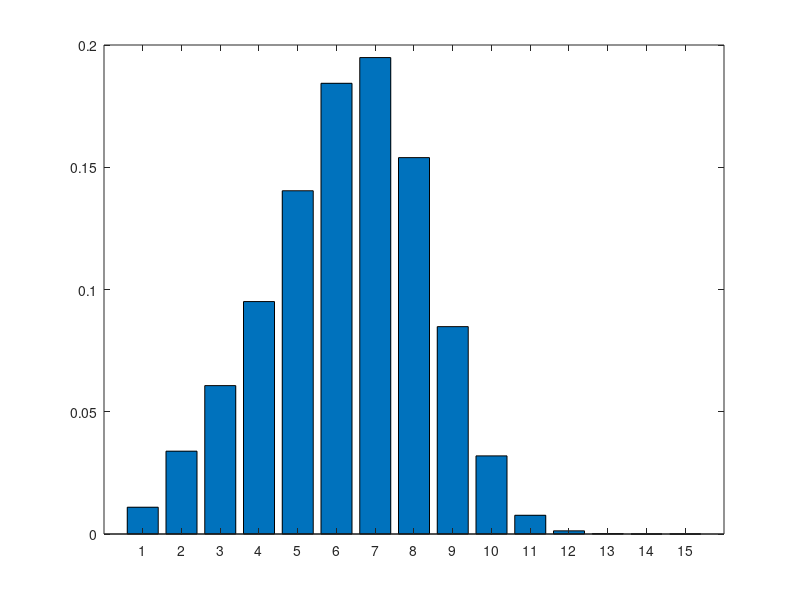
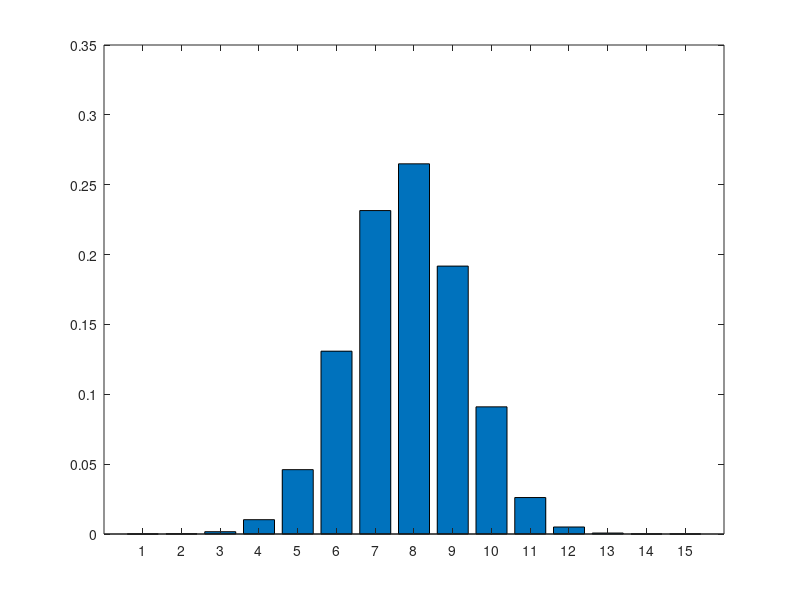
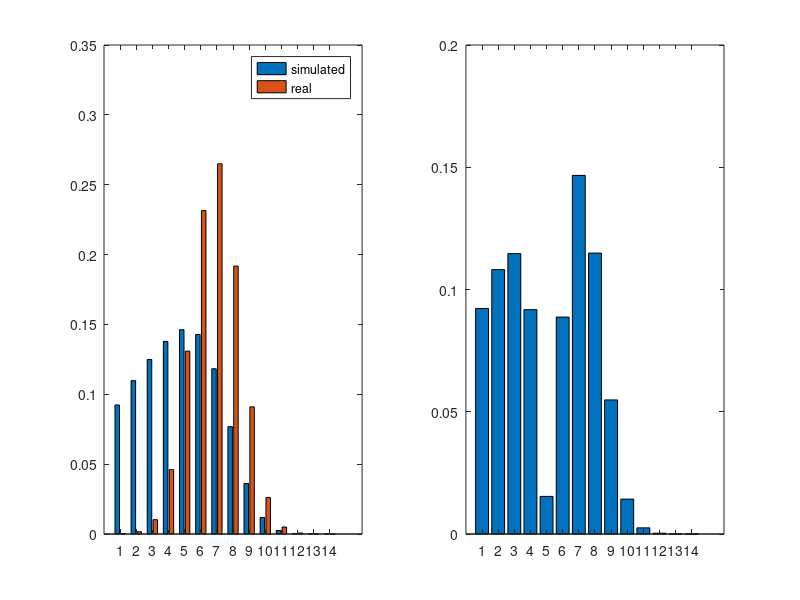
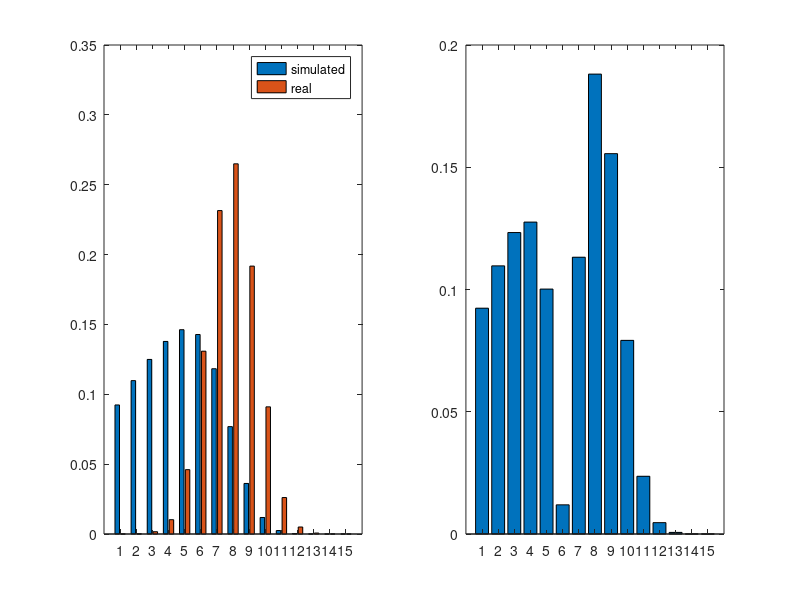

These charts were generated, in order, by the following MATLAB code:
close all;
clear all;
clc;

nbSpheres = 100000;
%R = rand(1,nbSpheres);
R = 25 + 5.*randn(1,nbSpheres);
%R = 200*ones(1,nbSpheres);
Rmax = max(R);
nbClass = 15;
pas = Rmax/nbClass;
rbin = 0:pas:Rmax;

%% (simulated) PDF of the disk radii

pdfDiskRadii = cell(1,nbSpheres);

for j = 1:nbSpheres
    % real pdf of the disk radii
    prob = zeros(1,nbClass);
    id = find(R(j)<=rbin);
    RR = R(id(1));
    RR = R(j);
    for i = 1:nbClass
        prob(i) = 1/R(j)*( sqrt(RR^2-min(RR,rbin(i))^2)-sqrt(RR^2-min(RR,rbin(i+1))^2) );
    end
    prob = prob/sum(prob);
    %prob = prob==prob(randi(nbClass-10)+10);
    pdfDiskRadii{j} = prob;
end

% global pdf of disk radii
pdfAllDiskRadii = zeros(1,nbClass);
parfor j = 1:nbSpheres
    pdf = pdfDiskRadii{j};
    pdfAllDiskRadii = pdfAllDiskRadii+pdf;
end
pdfAllDiskRadii = pdfAllDiskRadii/nbSpheres;

figure
bar(pdfAllDiskRadii);

%% (real) PDF of the sphere radii

Rbin = 0:pas:Rmax; 
Rbin(end) = Rbin(end)+1;
pdfSphereRadii = zeros(1,nbClass);
parfor i = 1:nbClass
    temp = R>=Rbin(i) & R<Rbin(i+1);
    pdfSphereRadii(i) = sum(temp);
end
pdfSphereRadii = pdfSphereRadii/sum(pdfSphereRadii);

figure
bar(pdfSphereRadii)

%% (estimated) PDF of the sphere radii

% matrix Kij
K = zeros(nbClass,nbClass);
parfor i=1:nbClass
    for j=1:nbClass
        if j>=i
            K(i,j)=1/nbClass*(sqrt(j^2-(i-1)^2)-sqrt(j^2-i^2));
        end
    end
end

K=zeros(15,15);
K=[0.1857 -0.0750 -0.0261 -0.0132 -0.0080 -0.0054 -0.0039 -0.0028 -0.0022 -0.0016 -0.0013 -0.0009 -0.0007 -0.0004 -0.0001;
    0 0.1925 -0.0776 -0.0270 -0.0136 -0.0083 -0.0055 -0.0039 -0.0029 -0.0022 -0.0016 -0.0012 -0.0007 -0.0006 -0.0002;
    0 0 0.2000 -0.0804 -0.0280 -0.0140 -0.0085 -0.0056 -0.004 -0.0028 -0.0021 -0.0016 -0.0010 -0.0006 -0.0003;
    0 0 0 0.2085 -0.0836 -0.0290 -0.0146 -0.0088 -0.0057 -0.0041 -0.0028 -0.002 -0.0018 -0.0009 -0.0004;
    0 0 0 0 0.2182 -0.0872 -0.0301 -0.0151 -0.0090 -0.0058 -0.0040 -0.0027 -0.0018 -0.0010 -0.005;
    0 0 0 0 0 0.2294 -0.0913 -0.0319 -0.0155 -0.0091 -0.0059 -0.0038 -0.0026 -0.0015 -0.0006;
    0 0 0 0 0 0 0.2425 -0.0961 -0.0329 -0.0163 -0.0094 -0.0058 -0.0037 -0.0021 -0.0009;
    0 0 0 0 0 0 0 0.2582 -0.1016 -0.0346 -0.0168 -0.0095 -0.0057 -0.0031 -0.0013;
    0 0 0 0 0 0 0 0 0.2773 -0.1081 -0.0366 -0.0174 -0.0093 -0.0051 -0.0020;
    0 0 0 0 0 0 0 0 0 0.3015 -0.1161 -0.0386 -0.0178 -0.0087 -0.0033;
    0 0 0 0 0 0 0 0 0 0 0.3333 -0.1260 -0.0408 -0.0171 -0.0061;
    0 0 0 0 0 0 0 0 0 0 0 0.3779 -0.1382 -0.0420 -0.0130;
    0 0 0 0 0 0 0 0 0 0 0 0 0.4472 -0.1529 -0.0360;
    0 0 0 0 0 0 0 0 0 0 0 0 0 0.5774 -0.1547;
    0 0 0 0 0 0 0 0 0 0 0 0 0 0 1];

% (estimated) probability density function of sphere radii
pdfSphereRadiiEstimated=1/(2*Rmax)*inv(K)*pdfAllDiskRadii';
pdfSphereRadiiEstimated = pdfSphereRadiiEstimated/sum(pdfSphereRadiiEstimated);

figure
% comparison
subplot(121)
bar([pdfSphereRadiiEstimated(1:end-1)';pdfSphereRadii(2:end)]')
legend('simulated','real');
subplot(122)
bar(abs(pdfSphereRadiiEstimated(1:end-1)'-pdfSphereRadii(2:end)))

figure
% comparison
subplot(121)
bar([pdfSphereRadiiEstimated';pdfSphereRadii]')
legend('simulated','real');
subplot(122)
bar(abs(pdfSphereRadiiEstimated'-pdfSphereRadii))

